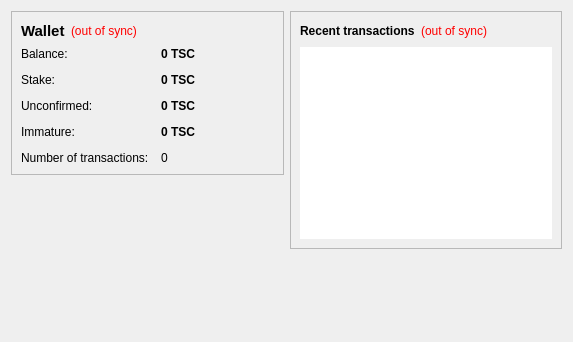
<?xml version="1.0" encoding="UTF-8"?>
<ui version="4.0">
 <class>OverviewPage</class>
 <widget class="QWidget" name="OverviewPage">
  <property name="geometry">
   <rect>
    <x>0</x>
    <y>0</y>
    <width>573</width>
    <height>342</height>
   </rect>
  </property>
  <property name="windowTitle">
   <string>Form</string>
  </property>
  <layout class="QHBoxLayout" name="horizontalLayout" stretch="1,1">
   <item>
    <layout class="QVBoxLayout" name="verticalLayout_2">
     <item>
      <widget class="QFrame" name="frame">
       <property name="frameShape">
        <enum>QFrame::StyledPanel</enum>
       </property>
       <property name="frameShadow">
        <enum>QFrame::Raised</enum>
       </property>
       <layout class="QVBoxLayout" name="verticalLayout_4">
        <item>
         <layout class="QHBoxLayout" name="horizontalLayout_4">
          <item>
           <widget class="QLabel" name="label_5">
            <property name="font">
             <font>
              <pointsize>11</pointsize>
              <weight>75</weight>
              <bold>true</bold>
             </font>
            </property>
            <property name="text">
             <string>Wallet</string>
            </property>
           </widget>
          </item>
          <item>
           <widget class="QLabel" name="labelWalletStatus">
            <property name="toolTip">
             <string>The displayed information may be out of date. Your wallet automatically synchronizes with the Testnicoin network after a connection is established, but this process has not completed yet.</string>
            </property>
            <property name="styleSheet">
             <string notr="true">QLabel { color: red; }</string>
            </property>
            <property name="text">
             <string notr="true">(out of sync)</string>
            </property>
            <property name="alignment">
             <set>Qt::AlignLeading|Qt::AlignLeft|Qt::AlignVCenter</set>
            </property>
           </widget>
          </item>
          <item>
           <spacer name="horizontalSpacer_2">
            <property name="orientation">
             <enum>Qt::Horizontal</enum>
            </property>
            <property name="sizeHint" stdset="0">
             <size>
              <width>40</width>
              <height>20</height>
             </size>
            </property>
           </spacer>
          </item>
         </layout>
        </item>
        <item>
         <layout class="QFormLayout" name="formLayout_2">
          <property name="fieldGrowthPolicy">
           <enum>QFormLayout::AllNonFixedFieldsGrow</enum>
          </property>
          <property name="horizontalSpacing">
           <number>12</number>
          </property>
          <property name="verticalSpacing">
           <number>12</number>
          </property>
          <item row="0" column="0">
           <widget class="QLabel" name="label">
            <property name="text">
             <string>Balance:</string>
            </property>
           </widget>
          </item>
          <item row="0" column="1">
           <widget class="QLabel" name="labelBalance">
            <property name="font">
             <font>
              <weight>75</weight>
              <bold>true</bold>
             </font>
            </property>
            <property name="cursor">
             <cursorShape>IBeamCursor</cursorShape>
            </property>
            <property name="toolTip">
             <string>Your current balance</string>
            </property>
            <property name="text">
             <string notr="true">0 TSC</string>
            </property>
            <property name="textInteractionFlags">
             <set>Qt::LinksAccessibleByMouse|Qt::TextSelectableByKeyboard|Qt::TextSelectableByMouse</set>
            </property>
           </widget>
          </item>
          <item row="1" column="0">
           <widget class="QLabel" name="label_6">
            <property name="text">
             <string>Stake:</string>
            </property>
           </widget>
          </item>
          <item row="1" column="1">
           <widget class="QLabel" name="labelStake">
            <property name="font">
             <font>
              <weight>75</weight>
              <bold>true</bold>
             </font>
            </property>
            <property name="cursor">
             <cursorShape>IBeamCursor</cursorShape>
            </property>
            <property name="toolTip">
             <string>Total of coins that was staked, and do not yet count toward the current balance</string>
            </property>
            <property name="text">
             <string notr="true">0 TSC</string>
            </property>
            <property name="textInteractionFlags">
             <set>Qt::LinksAccessibleByMouse|Qt::TextSelectableByKeyboard|Qt::TextSelectableByMouse</set>
            </property>
           </widget>
          </item>
          <item row="2" column="0">
           <widget class="QLabel" name="label_3">
            <property name="text">
             <string>Unconfirmed:</string>
            </property>
           </widget>
          </item>
          <item row="2" column="1">
           <widget class="QLabel" name="labelUnconfirmed">
            <property name="font">
             <font>
              <weight>75</weight>
              <bold>true</bold>
             </font>
            </property>
            <property name="cursor">
             <cursorShape>IBeamCursor</cursorShape>
            </property>
            <property name="toolTip">
             <string>Total of transactions that have yet to be confirmed, and do not yet count toward the current balance</string>
            </property>
            <property name="text">
             <string notr="true">0 TSC</string>
            </property>
            <property name="textInteractionFlags">
             <set>Qt::LinksAccessibleByMouse|Qt::TextSelectableByKeyboard|Qt::TextSelectableByMouse</set>
            </property>
           </widget>
          </item>
          <item row="3" column="0">
           <widget class="QLabel" name="labelImmatureText">
            <property name="text">
             <string>Immature:</string>
            </property>
           </widget>
          </item>
          <item row="3" column="1">
           <widget class="QLabel" name="labelImmature">
            <property name="font">
             <font>
              <weight>75</weight>
              <bold>true</bold>
             </font>
            </property>
            <property name="toolTip">
             <string>Mined balance that has not yet matured</string>
            </property>
            <property name="text">
             <string notr="true">0 TSC</string>
            </property>
            <property name="textInteractionFlags">
             <set>Qt::LinksAccessibleByMouse|Qt::TextSelectableByKeyboard|Qt::TextSelectableByMouse</set>
            </property>
           </widget>
          </item>
          <item row="4" column="0">
           <widget class="QLabel" name="label_2">
            <property name="text">
             <string>Number of transactions:</string>
            </property>
           </widget>
          </item>
          <item row="4" column="1">
           <widget class="QLabel" name="labelNumTransactions">
            <property name="toolTip">
             <string>Total number of transactions in wallet</string>
            </property>
            <property name="text">
             <string notr="true">0</string>
            </property>
           </widget>
          </item>
         </layout>
        </item>
       </layout>
      </widget>
     </item>
     <item>
      <spacer name="verticalSpacer">
       <property name="orientation">
        <enum>Qt::Vertical</enum>
       </property>
       <property name="sizeHint" stdset="0">
        <size>
         <width>20</width>
         <height>40</height>
        </size>
       </property>
      </spacer>
     </item>
    </layout>
   </item>
   <item>
    <layout class="QVBoxLayout" name="verticalLayout_3">
     <item>
      <widget class="QFrame" name="frame_2">
       <property name="frameShape">
        <enum>QFrame::StyledPanel</enum>
       </property>
       <property name="frameShadow">
        <enum>QFrame::Raised</enum>
       </property>
       <layout class="QVBoxLayout" name="verticalLayout">
        <item>
         <layout class="QHBoxLayout" name="horizontalLayout_2">
          <item>
           <widget class="QLabel" name="label_4">
            <property name="text">
             <string>&lt;b&gt;Recent transactions&lt;/b&gt;</string>
            </property>
           </widget>
          </item>
          <item>
           <widget class="QLabel" name="labelTransactionsStatus">
            <property name="toolTip">
             <string>The displayed information may be out of date. Your wallet automatically synchronizes with the Testnicoin network after a connection is established, but this process has not completed yet.</string>
            </property>
            <property name="styleSheet">
             <string notr="true">QLabel { color: red; }</string>
            </property>
            <property name="text">
             <string notr="true">(out of sync)</string>
            </property>
            <property name="alignment">
             <set>Qt::AlignRight|Qt::AlignTrailing|Qt::AlignVCenter</set>
            </property>
           </widget>
          </item>
          <item>
           <spacer name="horizontalSpacer">
            <property name="orientation">
             <enum>Qt::Horizontal</enum>
            </property>
            <property name="sizeHint" stdset="0">
             <size>
              <width>40</width>
              <height>20</height>
             </size>
            </property>
           </spacer>
          </item>
         </layout>
        </item>
        <item>
         <widget class="QListView" name="listTransactions">
          <property name="styleSheet">
           <string notr="true">QListView { tsckground: transparent; }</string>
          </property>
          <property name="frameShape">
           <enum>QFrame::NoFrame</enum>
          </property>
          <property name="verticalScrollBarPolicy">
           <enum>Qt::ScrollBarAlwaysOff</enum>
          </property>
          <property name="horizontalScrollBarPolicy">
           <enum>Qt::ScrollBarAlwaysOff</enum>
          </property>
          <property name="selectionMode">
           <enum>QAbstractItemView::NoSelection</enum>
          </property>
         </widget>
        </item>
       </layout>
      </widget>
     </item>
     <item>
      <spacer name="verticalSpacer_2">
       <property name="orientation">
        <enum>Qt::Vertical</enum>
       </property>
       <property name="sizeHint" stdset="0">
        <size>
         <width>20</width>
         <height>40</height>
        </size>
       </property>
      </spacer>
     </item>
    </layout>
   </item>
  </layout>
 </widget>
 <resources/>
 <connections/>
</ui>
